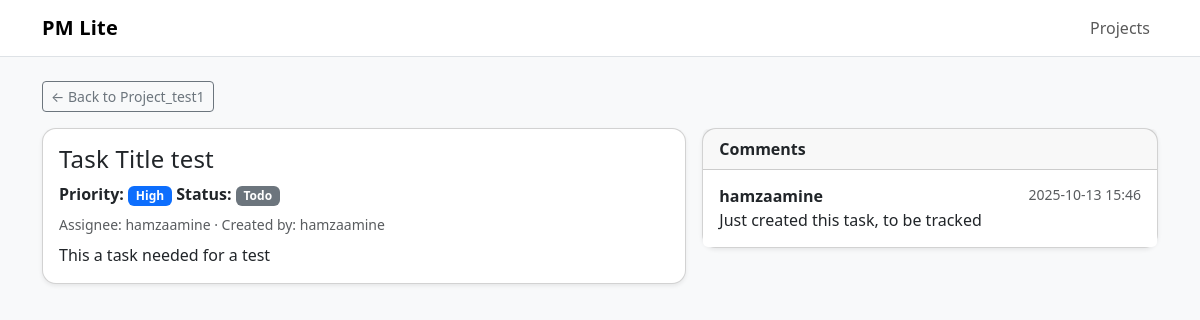
/tasks/1/, run on the app's committed database.
### core/models.py (models this page shows, shortened)
class Task(models.Model):
    status_choice = [ ("TODO", "Todo"),("INPROGRESS", "InProgress"),("DONE", "Done"),]
    priority_choice = [ ("LOW", "low"),("MEDUIM", "Meduim"),("HIGH", "High"),]
    project = models.ForeignKey(Project, on_delete=models.CASCADE)
    title = models.CharField(max_length=200)
    description = models.TextField(blank=True, null=True)
    status = models.CharField(max_length=10, choices=status_choice, default='TODO')
    priority = models.CharField(max_length=10, choices=priority_choice, default='LOW')
    due_date = models.DateTimeField(blank=True, null=True)
    assignee = models.ForeignKey(User, on_delete=models.SET_NULL, null=True, blank=True, related_name='assigned_tasks')
    created_by = models.ForeignKey(User, on_delete=models.CASCADE, related_name='created_tasks')
    updated_at = models.DateTimeField(auto_now=True)
    created_at = models.DateField(auto_created=True)

class Project(models.Model):
    name = models.CharField(max_length=200)
    description = models.TextField(blank=True, null=True)
    owner = models.ForeignKey(User, on_delete=models.CASCADE, related_name='Owned_projects')
    created_at = models.DateTimeField(auto_now_add=True)

class Comment(models.Model):
    task = models.ForeignKey(Task, on_delete=models.CASCADE, related_name='task_comment')
    author = models.ForeignKey(User, on_delete=models.CASCADE, related_name='author_comment')
    text = models.TextField(blank=True ,null=True)
    created_at = models.DateTimeField(auto_now=True)

### core/views.py (the view)
# urls.py: path('tasks/<int:pk>/', views.task_detail, name='task_detail'),
def task_detail(request, pk):
    task = get_object_or_404(
        Task.objects.select_related('project', 'assignee', 'created_by'),
        pk=pk
    )
    comments = Comment.objects.filter(task=task).select_related('author').order_by('-created_at')
    return render(request, "core/task_detail.html", {"task": task, "comments": comments})

### core/templates/core/task_detail.html (shortened to what this page needs)
{% extends "core/base.html" %}
{% block content %}
<a class="btn btn-sm btn-outline-secondary mb-3" href="{% url 'project_detail' task.project.id %}">← Back to {{ task.project.name }}</a>
<div class="row g-3">
  <div class="col-lg-7">
    <div class="card shadow-sm">
      <div class="card-body">
        <h1 class="h4">{{ task.title }}</h1>
        <div class="mb-2">
          <strong>Priority:</strong> <span class="badge text-bg-primary">{{ task.get_priority_display }}</span>
          <strong>Status:</strong> <span class="badge {% if task.status == 'DONE' %}text-bg-success{% elif task.status == 'INPROGRESS' %}text-bg-warning{% else %}text-bg-secondary{% endif %}">
            {{ task.get_status_display }}
          </span>
        </div>
        <p class="text-muted small mb-2">
          Assignee: {{ task.assignee.username|default:"—" }} · Created by: {{ task.created_by.username }}
        </p>
        {% if task.description %}
          <p class="mb-0">{{ task.description }}</p>
        {% else %}
          <p class="text-muted">No description.</p>
        {% endif %}
      </div>
    </div>
  </div>
  <div class="col-lg-5">
    <div class="card shadow-sm">
      <div class="card-header"><strong>Comments</strong></div>
      <ul class="list-group list-group-flush">
        {% for c in comments %}
          <li class="list-group-item">
            <div class="d-flex justify-content-between">
              <strong>{{ c.author.username }}</strong>
              <small class="text-muted">{{ c.created_at|date:"Y-m-d H:i" }}</small>
            </div>
            <div>{{ c.text }}</div>
          </li>
        {% empty %}
          <li class="list-group-item text-muted">No comments yet.</li>
        {% endfor %}
      </ul>
    </div>
  </div>
</div>
{% endblock %}

### core/static/css/style.css (style rules this page uses)
body { font-size: 16px; }
.card { border-radius: 14px; }
.list-group-item { padding: .9rem 1rem; }
.badge { font-weight: 600; }
h1, .h1, .h3 { letter-spacing: .2px; }

### data on the page
Task: project.name "Project_test1", title "Task Title test", priority "High", status "Todo", assignee.username "hamzaamine", created_by.username "hamzaamine", description "This a task needed for a test"
Comment: author.username "hamzaamine", created_at "2025-10-13 15:46", text "Just created this task, to be tracked"
